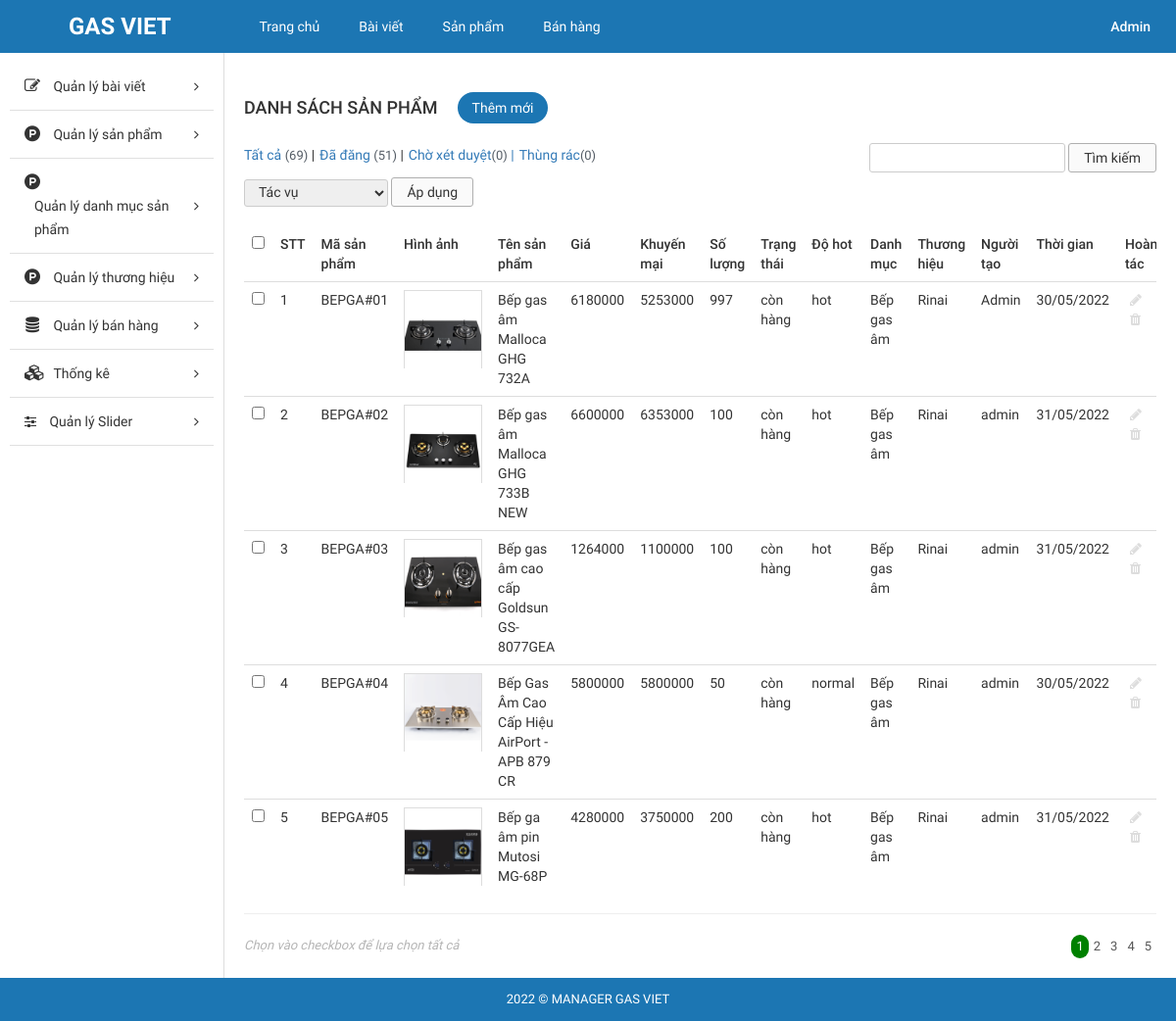
The app's page /admin/index.php?modules=products&controllers=index&action=list (signed in) with its own data.
### tables this page shows
CREATE TABLE `tbl_product` (
  `id` int(11) NOT NULL,
  `id_category` int(11) NOT NULL,
  `id_brand` int(11) NOT NULL,
  `name` varchar(255) NOT NULL,
  `code` varchar(255) NOT NULL,
  `price` float NOT NULL,
  `promotional_price` float NOT NULL,
  `quantity` int(11) NOT NULL,
  `status` enum('còn hàng','hết hàng','hàng sắp về') NOT NULL,
  `description` text NOT NULL,
  `type_of_gas_stove` varchar(255) NOT NULL,
  `igniters` varchar(255) NOT NULL,
  `gas_consumption` varchar(255) NOT NULL,
  `burners` varchar(255) NOT NULL,
  `utilities` varchar(255) NOT NULL,
  `manufacturer_in` varchar(255) NOT NULL,
  `year_of_manufacture` varchar(255) NOT NULL,
  `user` varchar(255) NOT NULL,
  `create_date` varchar(255) NOT NULL,
  `image` varchar(255) NOT NULL,
  `level` enum('hot','normal','discount') NOT NULL
);

### admin/libraries/database.php (called while the page is built, shortened)
<?php
function db_query($query_string) {
    global $conn;
    $result = mysqli_query($conn, $query_string);
    return $result;
}
function db_fetch_array($query_string) {
    $result = array();
    $mysqli_result = db_query($query_string);
    while ($row = mysqli_fetch_assoc($mysqli_result)) {
        $result[] = $row;
    }
    return $result;
}

### admin/modules/products/models/indexModel.php (called while the page is built, shortened)
<?php
function getAllProduct(){
	return db_fetch_array("SELECT * FROM `tbl_product`");
}
function get_category_by_id($id){
	$data = db_fetch_array("SELECT * FROM `tbl_category` WHERE `id` = '$id'");
	return $data[0]['name'];
}
function get_brand_by_id($id){
	$data = db_fetch_array("SELECT * FROM `tbl_brand` WHERE `id` = '$id'");
	return $data[0]['name'];
}

### admin/modules/products/controllers/indexController.php (called while the page is built, shortened)
<?php
function listAction() {
	$data_tmp = getAllProduct();
	for ($i=0; $i <count($data_tmp) ; $i++) {
		$data_tmp[$i]['category'] = get_category_by_id($data_tmp[$i]['id_category']);
		$data_tmp[$i]['brand']  = get_brand_by_id($data_tmp[$i]['id_brand']) ;
	};
	if(!empty($_GET['page'])){
		$page = $_GET['page'];
	}else{
		$page =1;
	}
	$numProduct = count($data_tmp);
	$productOnPage = 5;
	$num = ceil($numProduct/$productOnPage);
	$start = ($page - 1) * $productOnPage;
	$res =[];
	for ($i=$start; $i < $start+$productOnPage; $i++) {
		if(isset($data_tmp[$i]))
        $res[] = $data_tmp[$i];
	};
	$data = [$res, $num, $page];
	load_view('list',$data);
}

### admin/core/router.php (called while the page is built, shortened)
<?php
$action_name = get_action().'Action';
call_function(array('construct', $action_name));

### admin/core/appload.php (called while the page is built, shortened)
<?php
require CONFIGPATH . DIRECTORY_SEPARATOR . 'database.php';
require LIBPATH . DIRECTORY_SEPARATOR . 'database.php';
require COREPATH . DIRECTORY_SEPARATOR . 'base.php';
require COREPATH . DIRECTORY_SEPARATOR . 'router.php';

### admin/index.php (called while the page is built, shortened)
<?php
require COREPATH.DIRECTORY_SEPARATOR.'appload.php';

### admin/modules/products/views/listView.php (the view, shortened to what this page needs)
<div id="main-content-wp" class="list-product-page">
    <div class="wrap clearfix">
        <div id="content" class="fl-right">
            <div class="section" id="title-page">
                <div class="clearfix">
                    <h3 id="index" class="fl-left">Danh sách sản phẩm</h3>
                    <a href="?modules=products&controllers=index&action=add" title="" id="add-new" class="fl-left">Thêm mới</a>
                </div>
            </div>
            <div class="section" id="detail-page">
                <div class="section-detail">
                    <div class="filter-wp clearfix">
                        <ul class="post-status fl-left">
                            <li class="all"><a href="">Tất cả <span class="count">(69)</span></a> |</li>
                            <li class="publish"><a href="">Đã đăng <span class="count">(51)</span></a> |</li>
                            <li class="pending"><a href="">Chờ xét duyệt<span class="count">(0)</span> |</a></li>
                            <li class="pending"><a href="">Thùng rác<span class="count">(0)</span></a></li>
                        </ul>
                        <form method="GET" class="form-s fl-right">
                            <input type="text" name="s" id="s">
                            <input type="submit" name="sm_s" value="Tìm kiếm">
                        </form>
                    </div>
                    <div class="actions">
                        <form method="GET" action="" class="form-actions">
                            <select name="actions">
                                <option value="0">Tác vụ</option>
                            </select>
                            <input type="submit" name="sm_action" value="Áp dụng">
                        </form>
                    </div>
                    <div class="table-responsive">
                        <table class="table list-table-wp">
                            <thead>
                                <tr>
                                    <td><input type="checkbox" name="checkAll" id="checkAll"></td>
                                    <td><span class="thead-text">STT</span></td>
                                    <td><span class="thead-text">Mã sản phẩm</span></td>
                                    <td><span class="thead-text">Hình ảnh</span></td>
                                    <td><span class="thead-text">Tên sản phẩm</span></td>
                                    <td><span class="thead-text">Giá</span></td>
                                    <td><span class="thead-text">Khuyến mại</span></td>
                                    <td><span class="thead-text">Số lượng</span></td>
                                    <td><span class="thead-text">Trạng thái</span></td>
                                    <td><span class="thead-text">Độ hot</span></td>
                                    <td><span class="thead-text">Danh mục</span></td>
                                    <td><span class="thead-text">Thương hiệu</span></td>
                                    <td><span class="thead-text">Người tạo</span></td>
                                    <td><span class="thead-text">Thời gian</span></td>
                                    <td><span class="thead-text">Hoàn tác</span></td>
                                </tr>
                            </thead>
                            <tbody>
                                <?php  $i=0; if(!empty($data['0'])) foreach ($data['0'] as $value) { $i++;?>
                                <tr>
                                    <td><input type="checkbox" name="checkItem" class="checkItem"></td>
                                    <td><span class="tbody-text"><?php echo $i; ?></span></td>
                                    <td><span class="tbody-text"><?php echo $value['code']; ?></span></td>
                                    <td>
                                        <div class="tbody-thumb">
                                            <img src="<?php echo $value['image']; ?>" alt="">
                                        </div>
                                    </td>
                                    <td><span class="tbody-text"><?php echo $value['name']; ?></span></td>
                                    <td><span class="tbody-text"><?php echo $value['price']; ?></span></td>
                                    <td><span class="tbody-text"><?php echo $value['promotional_price']; ?></span></td>
                                    <td><span class="tbody-text"><?php echo $value['quantity']; ?></span></td>
                                    <td><span class="tbody-text"><?php echo $value['status']; ?></span></td>
                                    <td><span class="tbody-text"><?php echo $value['level']; ?></span></td>
                                    <td><span class="tbody-text"><?php echo $value['category']; ?></span></td>
                                    <td><span class="tbody-text"><?php echo $value['brand']; ?></span></td>
                                    <td><span class="tbody-text"><?php echo $value['user']; ?></span></td>
                                    <td><span class="tbody-text"><?php echo $value['create_date']; ?></span></td>
                                    <td>
                                        <ul class="list-operation ">
                                            <li><a href="?modules=products&controllers=index&action=edit&id=<?php echo $value['id'] ;?>" title="Sửa" class="edit"><i class="fa fa-pencil" aria-hidden="true"></i></a></li>
                                            <li><a onclick="return Del('<?php echo $value['name'];?>')" href="?modules=products&controllers=index&action=delete&id=<?php echo $value['id'] ;?>" title="Xóa" class="delete"><i class="fa fa-trash" aria-hidden="true"></i></a></li>
                                        </ul>
                                    </td>
                                </tr>
                                <?php }; ?>
                            </tbody>
                        </table>
                        <hr>
                    </div>
                </div>
            </div>
            <div class="section" id="paging-wp">
                <div class="section-detail clearfix">
                    <p id="desc" class="fl-left">Chọn vào checkbox để lựa chọn tất cả</p>
                    <ul id="list-paging" class="fl-right">
                        <?php for ($i=1; $i <= $data['1'] ; $i++) { ?>
                        <li>
                            <a <?php if($i == $data['2']) echo 'style="background-color: green; color:white; border-radius:300px;"';  ?>  href="?modules=products&controllers=index&action=list&page=<?php echo $i; ?>" title=""><?php echo $i; ?></a>
                        </li>
                        <?php }; ?>
                    </ul>
                </div>
            </div>
        </div>
    </div>
</div>

### admin/core/base.php (shortened to what this page needs)
<?php
function get_module() {
    global $config;
    $module = isset($_GET['modules']) ? $_GET['modules'] : $config['default_module'];
    return $module;
}
function call_function($list_function = array()) {
    if (is_array($list_function)) {
        foreach ($list_function as $f) {
            if (function_exists($f())) {
                $f();
            }
        }
    }
}
function load_view($name, $data_send = array()) {
    $data = $data_send;
    $path = MODULESPATH . DIRECTORY_SEPARATOR . get_module() . DIRECTORY_SEPARATOR . 'views' . DIRECTORY_SEPARATOR . $name . 'View.php';
    if (file_exists($path)) {
        require $path;
    } else {
        echo "Không tìm thấy {$path}";
    }
}
function get_header($name = '') {
    global $data;
    if (empty($name)) {
        $name = 'header';
    } else {
        $name = "header-{$name}";
    }
    $path = LAYOUTPATH . DIRECTORY_SEPARATOR . $name . '.php';
    if (file_exists($path)) {
        if (is_array($data)) {
            foreach ($data as $key => $a) {
                $$key = $a;
            }
        }
        require $path;
    } else {
        echo "Không tìm thấy {$path}";
    }
}
function get_footer($name = '') {
    global $data;
    if (empty($name)) {
        $name = 'footer';
    } else {
        $name = "footer-{$name}";
    }
    $path = LAYOUTPATH . DIRECTORY_SEPARATOR . $name . '.php';
    if (file_exists($path)) {
        if (is_array($data)) {
            foreach ($data as $key => $a) {
                $$key = $a;
            }
        }
        require $path;
    } else {
        echo "Không tìm thấy {$path}";
    }
}
function get_sidebar($name = '') {
    global $data;
    if (empty($name)) {
        $name = 'sidebar';
    } else {
        $name = "sidebar-{$name}";
    }
    $path = LAYOUTPATH . DIRECTORY_SEPARATOR . $name . '.php';
    if (file_exists($path)) {
        if (is_array($data)) {
            foreach ($data as $key => $a) {
                $$key = $a;
            }
        }
        require $path;
    } else {
        echo "Không tìm thấy {$path}";
    }
}
?>

### admin/public/css/import/global.css (style rules this page uses)
body { font-family: "Roboto Regular"; font-size: 14px; line-height: 24px; color: #333; }
.fl-left { float: left; }
.fl-right { float: right; }
img { max-width: 100%; height: auto; display: block; }
ul li { list-style: none!important; }
a { text-decoration: none!important; }

### admin/public/css/import/list_post.css (style rules this page uses)
#content { width: 81%; border-left: 1px solid #ddd; padding: 20px; }
#add-new { display: inline-block; color: #fff; background: #1c76b3; padding: 4px 15px; margin: 20px; border-radius: 20px; }
#index { font-family: 'Roboto Medium'; font-weight: normal; text-transform: uppercase; font-size: 18px; padding: 24px 0px; }
.list-table-wp thead tr td { font-family: 'Roboto Medium'; font-weight: normal; }
.list-operation li { float: left; }
.list-operation li a { display: block; padding: 0px 5px; color: #ddd; }
.list-operation { width: 25%; }
#paging-wp #desc { font-size: 13px; color: #b5b5b5; font-style: italic; }
#list-paging li { float: left; }
#list-paging li a { display: inline-block; color: #555; font-size: 13px; padding: 0px 5px; }
.filter-wp { margin-bottom: 5px; }
.actions { margin-bottom: 20px; }
.post-status li { float: left; font-size: 14px; margin-right: 5px; }
.post-status li .count { color: #555d66; font-size: 13px; display: inline-block; }
.form-s input[type="text"], .form-actions select { border-radius: 3px; border: 1px solid #ccc; padding: 2px 10px; }
.form-s input[type="submit"], .form-actions input[type="submit"] { border-radius: 3px; border: 1px solid #afafaf; padding: 2px 15px; background: #fafafa; }
.form-actions select { padding: 4px 10px; }

### admin/public/css/import/list_product.css (style rules this page uses)
.tbody-thumb { width: 80px; height: 80px; overflow: hidden; }
.tbody-thumb img { border: 1px solid #ddd; }

### admin/public/css/import/menu.css (style rules this page uses)
.actions select { border-radius: 3px; border: 1px solid #ccc; padding: 4px 10px; }

### admin/public/css/import/detail_order.css (style rules this page uses)
.table { margin-bottom: 0!important; }

### records on screen
tbl_product: code "BEPGA#01", image (picture), name "Bếp gas âm Malloca GHG 732A", price "6180000", promotional_price "5253000", quantity "997", status "còn hàng", level "hot", type_of_gas_stove "Bếp gas âm", brand "Rinai", user "Admin", create_date "30/05/2022"
tbl_product: code "BEPGA#02", image (picture), name "Bếp gas âm Malloca GHG 733B NEW", price "6600000", promotional_price "6353000", quantity "100", status "còn hàng", level "hot", type_of_gas_stove "Bếp gas âm", brand "Rinai", user "admin", create_date "31/05/2022"
tbl_product: code "BEPGA#03", image (picture), name "Bếp gas âm cao cấp Goldsun GS-8077GEA", price "1264000", promotional_price "1100000", quantity "100", status "còn hàng", level "hot", type_of_gas_stove "Bếp gas âm", brand "Rinai", user "admin", create_date "31/05/2022"
tbl_product: code "BEPGA#04", image (picture), name "Bếp Gas Âm Cao Cấp Hiệu AirPort - APB 879 CR", price "5800000", promotional_price "5800000", quantity "50", status "còn hàng", level "normal", type_of_gas_stove "Bếp gas âm", brand "Rinai", user "admin", create_date "30/05/2022"
tbl_product: code "BEPGA#05", image (picture), name "Bếp ga âm pin Mutosi MG-68P", price "4280000", promotional_price "3750000", quantity "200", status "còn hàng", level "hot", type_of_gas_stove "Bếp gas âm", brand "Rinai", user "admin", create_date "31/05/2022"
